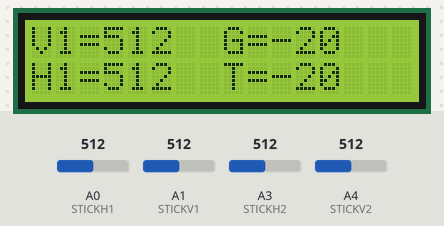
Recording of a sketch running on a simulated Arduino Mega 2560, built with avr-gcc and run on an emulated ATmega2560. Shown: 16×2 character LCD. The inputs (shaded band) are chosen by the test bench; at power-on: A0 (STICKH1) = 512, A1 (STICKV1) = 512, A3 (STICKH2) = 512, A4 (STICKV2) = 512. No radio packets arrive unless stated; what the sketch prints to the serial monitor is not drawn.

Above: at 1.7 s.
1.8 s: A0 (STICKH1) set to 592
At 2.4 s:
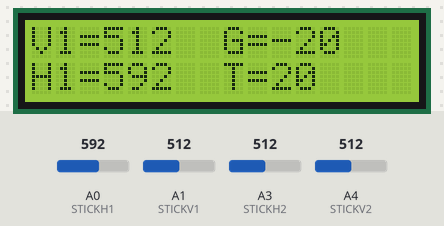
3.3 s: A0 (STICKH1) set to 616
At 4.5 s:
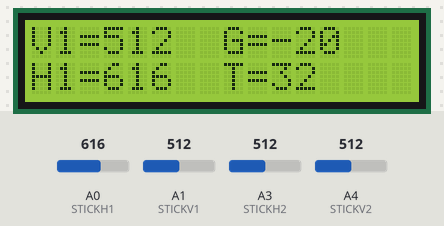
4.8 s: A0 (STICKH1) set to 992
At 5.7 s:
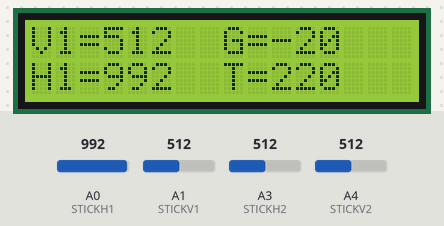
7.8 s: A1 (STICKV1) set to 716
At 8.5 s:
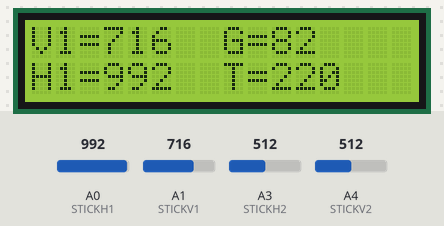
9.4 s: A1 (STICKV1) set to 992
At 10.6 s:
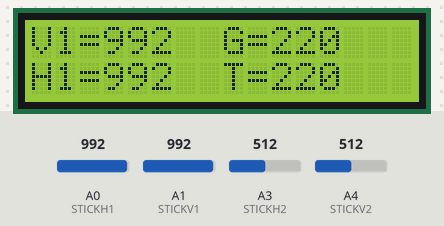
10.9 s: A0 (STICKH1) set to 765
At 11.4 s:
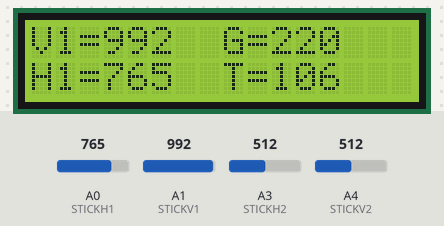
12.4 s: A0 (STICKH1) set to 734
Timing chart, 0 to 14.9 s (numbered marks = the images above; inputs shaded):
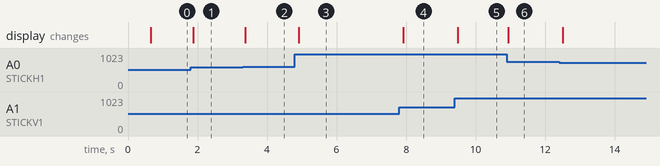

The sketch:

TX.ino
```cpp
#include <Servo.h>
#include <SPI.h>
#include "nRF24L01.h"
#include "RF24.h"
#include <Wire.h>
#include <LiquidCrystal_I2C.h>

//TX
#define CEPIN 48
#define CSNPIN 49
RF24 radio(CEPIN, CSNPIN);
const uint64_t pipes[1] = {0xF0F0F0F0E1LL};
typedef struct{
  int CAMH;
  int CAMV;
  int MOTOR1;
  int MOTOR2;
  int DIRECTION1;
  int DIRECTION2;
}DataSend;
DataSend data;

#define DELAY 0
#define TIMEOUT 0

//Joysticks
#define STICKH1 A0
#define STICKV1 A1
#define STICKH2 A3
#define STICKV2 A4
#define HIGHSTICK 600
#define LOWSTICK 450

//Servos camara
#define SERVO1 A8
#define SERVO2 A9

//LCD
LiquidCrystal_I2C lcd(0x27,16,2);

void setup() {
    Serial.begin(9600);
    lcd.init();
    lcd.backlight();
    lcd.setCursor(0,0);
    lcd.print("CONECTANDO...");
    delay(500);
    //TX
    radio.begin();
    radio.openWritingPipe(pipes[0]);
    lcd.clear();
    lcd.setCursor(0,0);
    lcd.print("CONECTADO");
}

void loop() {

    //Movimiento camara
    int valueStickH2 = analogRead(STICKH2);
    int valueStickV2 = analogRead(STICKV2);
    moveCamera(valueStickH2, valueStickV2);

    //Movimiento Rover
    int valueStickH1 = analogRead(STICKH1);
    int valueStickV1 = analogRead(STICKV1);
    moveRover(valueStickH1, valueStickV1);
        //Inicialización radio
        radio.stopListening();
        bool ok = radio.write( &data, sizeof(data) );
        radio.startListening();
        unsigned long started_waiting_at = millis();
        bool timeout = false;
        while ( ! radio.available() && ! timeout ){
            if (millis() - started_waiting_at > TIMEOUT ){
                timeout = true;
            }
        }
        // serial print received data
      Serial.print("DataSend.MOTOR1GAS = ");
      Serial.print(data.MOTOR1);
      Serial.print(" DataSend.MOTOR2GAS = ");
      Serial.println(data.MOTOR2);
      Serial.print("DataSend.DIRECTION1 = ");
      Serial.print(data.DIRECTION1);
      Serial.print(" DataSend.DIRECTION2 = ");
      Serial.println(data.DIRECTION2);
    // end of serial printing

    delay(DELAY);
}

void moveCamera(int valueStickH2, int valueStickV2){
    //Aceleración y dirección
    if(valueStickV2 > HIGHSTICK &&
        valueStickH2 > LOWSTICK && valueStickH2 < HIGHSTICK){//Arriba
      data.CAMH = 0;
      data.CAMV = 1;
    }else if(valueStickV2 < LOWSTICK&&
        valueStickH2 > LOWSTICK && valueStickH2 < HIGHSTICK){//Abajo
      data.CAMH = 0;
      data.CAMV = -1;
    }else if(valueStickH2 > HIGHSTICK){//Derecha
      data.CAMH = 1;
      data.CAMV = 0;
    }else if(valueStickH2 < LOWSTICK){//Izquierda
      data.CAMH = -1;
      data.CAMV = 0;
    }else{
      data.CAMH = 0;
      data.CAMV = 0;
    }
}

void moveRover(int valueStickH1, int valueStickV1){
    int valueGas = abs((valueStickV1-512)/2) - 20;
    int valueTurn = abs((valueStickH1-512)/2) - 20;
    //Aceleración y dirección
    if(valueStickV1 > HIGHSTICK &&
        valueStickH1 > LOWSTICK && valueStickH1 < HIGHSTICK){//Adelante
      data.MOTOR1 = valueGas;
      data.MOTOR2 = valueGas;
      data.DIRECTION1 = 1;
      data.DIRECTION2 = 1;
    }else if(valueStickV1 < LOWSTICK&&
        valueStickH1 > LOWSTICK && valueStickH1 < HIGHSTICK){//Atrás
      data.MOTOR1 = valueGas;
      data.MOTOR2 = valueGas;
      data.DIRECTION1 = 0;
      data.DIRECTION2 = 0;
    }else if(valueStickH1 > HIGHSTICK){//Derecha
      data.MOTOR1 = valueTurn;
      data.MOTOR2 = valueTurn;
      data.DIRECTION1 = 0;
      data.DIRECTION2 = 1;
    }else if(valueStickH1 < LOWSTICK){//Izquierda
      data.MOTOR1 = valueTurn;
      data.MOTOR2 = valueTurn;
      data.DIRECTION1 = 1;
      data.DIRECTION2 = 0;
    }else{
      data.MOTOR1 = 0;
      data.MOTOR2 = 0;
      data.DIRECTION1 = 0;
      data.DIRECTION2 = 0;
    }
    lcd.clear();
    lcd.setCursor(0,0);
    lcd.print("V1=");
    lcd.print(valueStickV1);
    lcd.setCursor(0,1);
    lcd.print("H1=");
    lcd.print(valueStickH1);
    lcd.setCursor(8,0);
    lcd.print("G=");
    lcd.print(valueGas);
    lcd.setCursor(8,1);
    lcd.print("T=");
    lcd.print(valueTurn);
}
```

Measured:
- after the input at 1.8 s, the display: changes after 0.08 s (image 1)
- after the input at 3.3 s, the display: changes after 0.08 s (image 2)
- after the input at 4.8 s, the display: changes after 0.11 s (image 3)
- after the input at 7.8 s, the display: changes after 0.12 s (image 4)
- after the input at 9.4 s, the display: changes after 0.08 s (image 5)
- after the input at 10.9 s, the display: changes at once (image 6)
